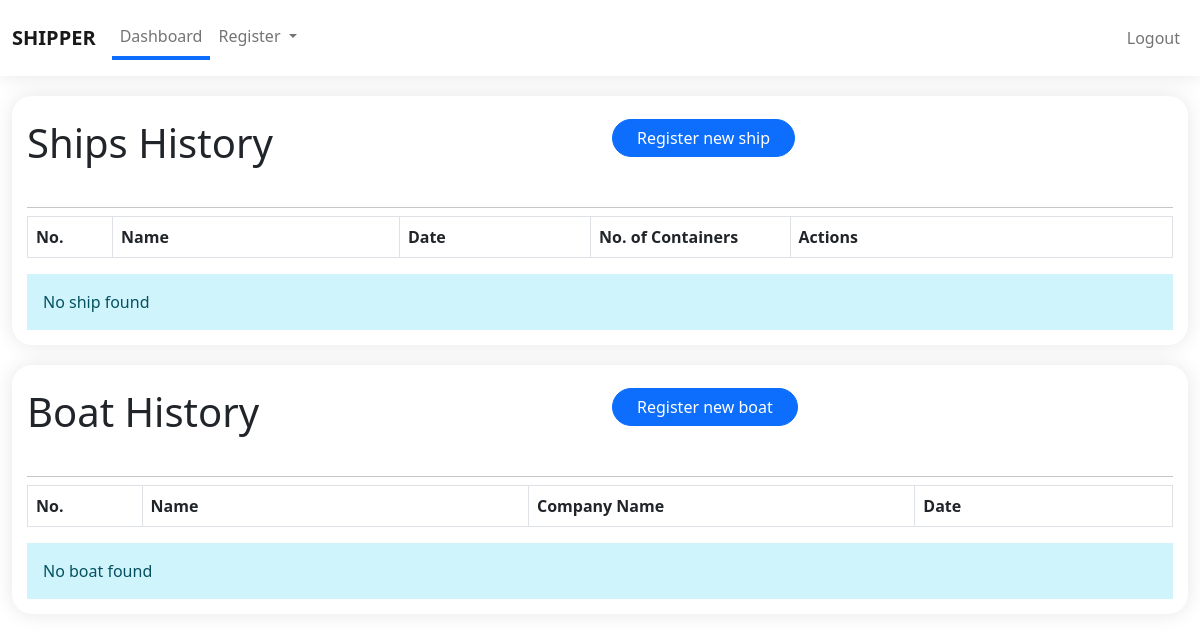
Before: / (signed in) with the older database file.
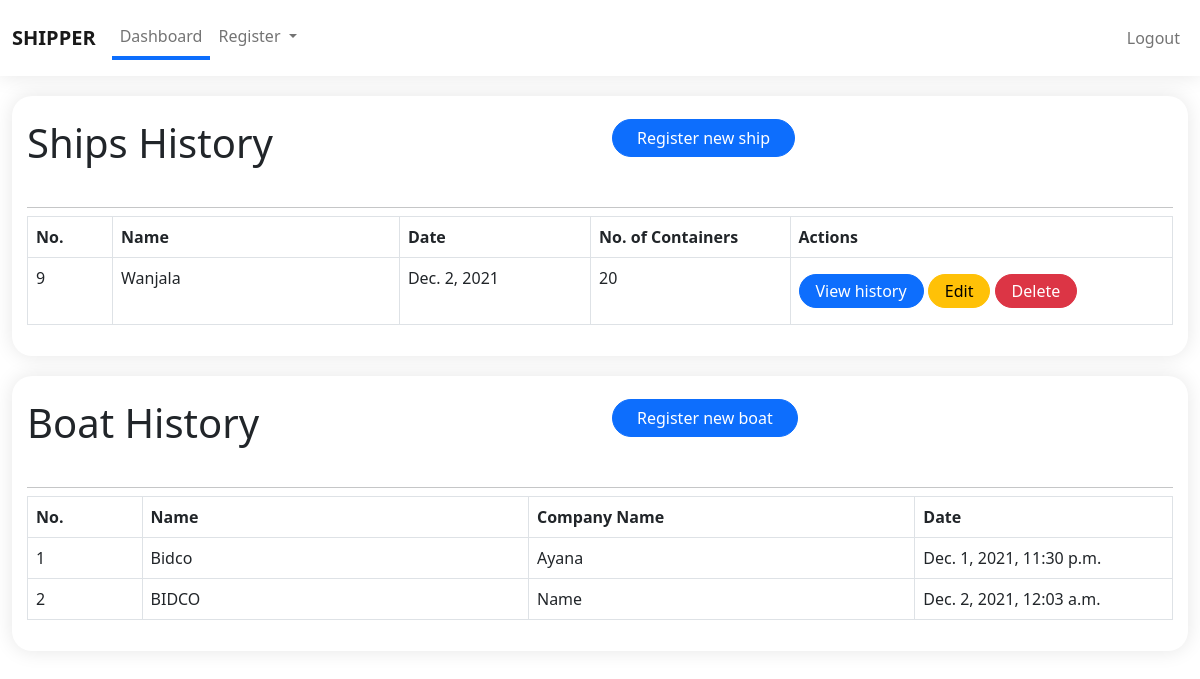
After: the same page with the newer database file.
### ship/models.py (models this page shows)
class Ship(models.Model):
    name = models.TextField(blank=True, null=True, max_length=200)
    date = models.DateField()
    no_of_containers = models.CharField(max_length=10, blank=True, null=True)
    date_created = models.DateTimeField(auto_now_add=True)

class Boat(models.Model):
    name = models.TextField(blank=True, null=True, max_length=200)
    company_name = models.CharField(max_length=200, blank=True, null=True)
    tone = models.IntegerField(blank=True, null=True)
    date_time= models.DateTimeField(default=datetime.now)

### home/views.py (the view)
# urls.py: path('', home, name='home'),
@login_required(login_url='login')
def home(request):
    context = {
        'page': 'dashboard',
        'ships': Ship.objects.all(),
        'boats': Boat.objects.filter()
    }
    return render(request, template_name='admin_/index.html', context=context)

### templates/admin_/index.html (shortened to what this page needs)
{% extends './components/base.html' %}
{% load static %}
{% block content %}
  <div class="container-fluid">
    <div class="common-card overflowx-hidden">
      <div class="row">
        <div class="col-md-6 col-sm-12 my-2">
          <h1>Ships History</h1>
        </div>
        <div class="col-md-6 col-sm-12 my-2">
          <a href="{% url 'registership' %}" class="rounded-pill btn btn-primary px-4 shadow-none">
            Register new ship
          </a>
        </div>
      </div>
      <hr class="dropdown-divider">
      <div class="w-100 table-responsive">
        <table class="table table-bordered">
          <thead>
            <tr>
              <th style="width: 30px;">No.</th>
              <th style="width: 150px;">Name</th>
              <th style="width: 100px;">Date</th>
              <th style="width: 70px;">No. of Containers</th>
              <th style="width: 200px;">Actions</th>
            </tr>
          </thead>
          <tbody>
          {% for ship in ships %}
            <tr>
              <td>{{ship.id}}</td>
              <td>{{ship.name}}</td>
              <td>{{ship.date}}</td>
              <td>{{ship.no_of_containers}}</td>
              <td>
                <a href="{% url 'shipmentdetails' ship_id=ship.id ship_name=ship.name %}" class="my-2 rounded-pill px-3 py-1 btn btn-primary">View history</a>
                <a href="{% url 'editship' pk=ship.id %}" class="my-2 rounded-pill px-3 py-1 btn btn-warning">Edit</a>
                <a href="{% url 'deleteship' pk=ship.id%}" class="my-2 rounded-pill px-3 py-1 btn btn-danger">Delete</a>
              </td>
            </tr>
          {% endfor %}
        </table>
        <div>
          {% if ships|length == 0 %}
            <div class="p-3 alert-info">No ship found</div>
          {% endif %}
        </div>
      </div>
    </div>
  </div>
  <div class="container-fluid">
    <div class="common-card overflowx-hidden">
      <div class="row">
        <div class="col-md-6 col-sm-12 my-2">
          <h1>Boat History</h1>
        </div>
        <div class="col-md-6 col-sm-12 my-2">
          <a href="{% url 'addons' %}" class="rounded-pill btn btn-primary px-4 shadow-none">
            Register new boat
          </a>
        </div>
      </div>
      <hr class="dropdown-divider">
      <div class="w-100 table-responsive">
        <table class="table table-bordered">
          <thead>
            <tr>
              <th style="width: 30px;">No.</th>
              <th style="width: 150px;">Name</th>
              <th style="width: 150px;">Company Name</th>
              <th style="width: 100px;">Date</th>
            </tr>
          </thead>
          <tbody>
          {% for boat in boats %}
            <tr>
              <td>{{boat.id}}</td>
              <td>{{boat.company_name}}</td>
              <td>{{boat.name}}</td>
              <td>{{boat.date_time}}</td>
            </tr>
          {% endfor %}
        </table>
        <div>
          {% if ships|length == 0 %}
            <div class="p-3 alert-info">No boat found</div>
          {% endif %}
        </div>
      </div>
    </div>
  </div>
{% endblock content %}

### templates/admin_/components/base.html (shortened to what this page needs)
<!DOCTYPE html>
{% load static %}
<html lang="en">
<head>
  <link href="https://cdn.jsdelivr.net/npm/bootstrap@5.0.2/dist/css/bootstrap.min.css" rel="stylesheet"
>
  <link rel="stylesheet" href="https://maxcdn.bootstrapcdn.com/font-awesome/4.7.0/css/font-awesome.min.css">
  <link rel="stylesheet" href="{% static '/css/style.css' %}">
  <link rel="stylesheet" href="{% static '/css/navbar.css' %}">
</head>
<body>
{% include './navbar.html' %}
{% block content %}{% endblock content %}
</body>
</html>

### templates/admin_/components/navbar.html (shortened to what this page needs)
<nav class="navbar navbar-expand-lg navbar-light bg-white navbar-holder sticky-top py-3">
  <div class="container-fluid">
    <a class="navbar-brand" href="{% url 'home' %}">
      <strong>SHIPPER</strong>
    </a>
    <div class="collapse navbar-collapse" id="navbarSupportedContent">
      <ul class="navbar-nav me-auto mb-2 mb-lg-0">
        <li class="nav-item">
          <a class="nav-link {% if page == 'dashboard' %} active-link {% endif %}" aria-current="page" href="{% url 'home' %}">Dashboard</a>
        </li>
        <li class="nav-item dropdown">
          <a class="nav-link dropdown-toggle" href="#" id="navbarDropdown" role="button" data-bs-toggle="dropdown"
            aria-expanded="false">
            Register
          </a>
        </li>
      </ul>
      <div class="d-flex">
        <ul class="navbar-nav">
          {% if request.user.is_authenticated %}
          <li class="nav-item">
            <a href="{% url 'logout' %}" class="nav-link {% if page == 'logout' %} active-link {% endif %}">Logout</a>
          </li>
          {% endif %}
        </ul>
      </div>
    </div>
  </div>
</nav>

### static/css/style.css (style rules this page uses)
.form-holder, .common-card { border-radius: 20px; background: #fff; padding: 15px; box-shadow: 0px 0px 20px rgba(0, 0, 0, 0.1); margin-top: 20px; }

### static/css/navbar.css (style rules this page uses)
.navbar-holder { box-shadow: 0px 0px 20px rgba(0, 0, 0, 0.1); z-index: 1099; }
.active-link { border-bottom: 4px solid var(--bs-primary); }

Changed rows visible on the page:
added Ship: id "9", name "Wanjala", date "Dec. 2, 2021", no_of_containers "20"
added Boat: id "1", company_name "Bidco", name "Ayana", date_time "Dec. 1, 2021, 11:30 p.m."
added Boat: id "2", company_name "BIDCO", name "Name", date_time "Dec. 2, 2021, 12:03 a.m."
Other visible differences:
text no longer shown: "No ship found No boat found"
